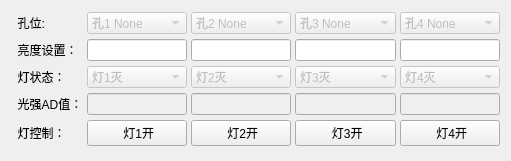
     <widget class="QWidget" name="gridLayoutWidget_3">
      <property name="geometry">
       <rect>
        <x>0</x>
        <y>420</y>
        <width>511</width>
        <height>161</height>
       </rect>
      </property>
      <layout class="QGridLayout" name="gridLayout_3">
       <property name="spacing">
        <number>4</number>
       </property>
       <item row="15" column="5">
        <widget class="QPushButton" name="setL4OnOff">
         <property name="text">
          <string> 灯4开</string>
         </property>
        </widget>
       </item>
       <item row="15" column="4">
        <widget class="QPushButton" name="setL3OnOff">
         <property name="text">
          <string> 灯3开</string>
         </property>
        </widget>
       </item>
       <item row="12" column="2">
        <widget class="QComboBox" name="led1Sw">
         <property name="enabled">
          <bool>false</bool>
         </property>
         <property name="currentIndex">
          <number>0</number>
         </property>
         <item>
          <property name="text">
           <string>灯1灭</string>
          </property>
         </item>
         <item>
          <property name="text">
           <string>灯1亮</string>
          </property>
         </item>
        </widget>
       </item>
       <item row="15" column="1">
        <widget class="QLabel" name="label_55">
         <property name="text">
          <string>  灯控制：</string>
         </property>
        </widget>
       </item>
       <item row="12" column="1">
        <widget class="QLabel" name="label_53">
         <property name="text">
          <string>  灯状态：</string>
         </property>
        </widget>
       </item>
       <item row="15" column="3">
        <widget class="QPushButton" name="setL2OnOff">
         <property name="text">
          <string> 灯2开</string>
         </property>
        </widget>
       </item>
       <item row="12" column="4">
        <widget class="QComboBox" name="led3Sw">
         <property name="enabled">
          <bool>false</bool>
         </property>
         <property name="currentIndex">
          <number>0</number>
         </property>
         <item>
          <property name="text">
           <string>灯3灭</string>
          </property>
         </item>
         <item>
          <property name="text">
           <string>灯3亮</string>
          </property>
         </item>
        </widget>
       </item>
       <item row="12" column="5">
        <widget class="QComboBox" name="led4Sw">
         <property name="enabled">
          <bool>false</bool>
         </property>
         <property name="currentIndex">
          <number>0</number>
         </property>
         <item>
          <property name="text">
           <string>灯4灭</string>
          </property>
         </item>
         <item>
          <property name="text">
           <string>灯4亮</string>
          </property>
         </item>
        </widget>
       </item>
       <item row="15" column="2">
        <widget class="QPushButton" name="setL1OnOff">
         <property name="text">
          <string> 灯1开</string>
         </property>
        </widget>
       </item>
       <item row="12" column="3">
        <widget class="QComboBox" name="led2Sw">
         <property name="enabled">
          <bool>false</bool>
         </property>
         <property name="currentIndex">
          <number>0</number>
         </property>
         <item>
          <property name="text">
           <string>灯2灭</string>
          </property>
         </item>
         <item>
          <property name="text">
           <string>灯2亮</string>
          </property>
         </item>
        </widget>
       </item>
       <item row="6" column="4">
        <widget class="QComboBox" name="Kong3">
         <property name="enabled">
          <bool>false</bool>
         </property>
         <property name="currentIndex">
          <number>0</number>
         </property>
         <item>
          <property name="text">
           <string>孔3 None</string>
          </property>
         </item>
         <item>
          <property name="text">
           <string>孔3 到位</string>
          </property>
         </item>
        </widget>
       </item>
       <item row="6" column="2">
        <widget class="QComboBox" name="Kong1">
         <property name="enabled">
          <bool>false</bool>
         </property>
         <property name="currentIndex">
          <number>0</number>
         </property>
         <item>
          <property name="text">
           <string>孔1 None</string>
          </property>
         </item>
         <item>
          <property name="text">
           <string>孔1 到位</string>
          </property>
         </item>
        </widget>
       </item>
       <item row="6" column="3">
        <widget class="QComboBox" name="Kong2">
         <property name="enabled">
          <bool>false</bool>
         </property>
         <property name="currentIndex">
          <number>0</number>
         </property>
         <item>
          <property name="text">
           <string>孔2 None</string>
          </property>
         </item>
         <item>
          <property name="text">
           <string>孔2 到位</string>
          </property>
         </item>
        </widget>
       </item>
       <item row="6" column="1">
        <widget class="QLabel" name="label_52">
         <property name="text">
          <string>  孔位:</string>
         </property>
        </widget>
       </item>
       <item row="6" column="5">
        <widget class="QComboBox" name="Kong4">
         <property name="enabled">
          <bool>false</bool>
         </property>
         <property name="currentIndex">
          <number>0</number>
         </property>
         <item>
          <property name="text">
           <string>孔4 None</string>
          </property>
         </item>
         <item>
          <property name="text">
           <string>孔4 到位</string>
          </property>
         </item>
        </widget>
       </item>
       <item row="14" column="4">
        <widget class="QLineEdit" name="led3AD">
         <property name="enabled">
          <bool>false</bool>
         </property>
        </widget>
       </item>
       <item row="14" column="2">
        <widget class="QLineEdit" name="led1AD">
         <property name="enabled">
          <bool>false</bool>
         </property>
        </widget>
       </item>
       <item row="14" column="1">
        <widget class="QLabel" name="label_54">
         <property name="text">
          <string>  光强AD值：</string>
         </property>
        </widget>
       </item>
       <item row="14" column="5">
        <widget class="QLineEdit" name="led4AD">
         <property name="enabled">
          <bool>false</bool>
         </property>
        </widget>
       </item>
       <item row="14" column="3">
        <widget class="QLineEdit" name="led2AD">
         <property name="enabled">
          <bool>false</bool>
         </property>
        </widget>
       </item>
       <item row="7" column="2">
        <widget class="QLineEdit" name="setLed1"/>
       </item>
       <item row="7" column="3">
        <widget class="QLineEdit" name="setLed2"/>
       </item>
       <item row="7" column="4">
        <widget class="QLineEdit" name="setLed3"/>
       </item>
       <item row="7" column="5">
        <widget class="QLineEdit" name="setLed4"/>
       </item>
       <item row="7" column="1">
        <widget class="QLabel" name="label_56">
         <property name="text">
          <string>  亮度设置：</string>
         </property>
        </widget>
       </item>
      </layout>
     </widget>
